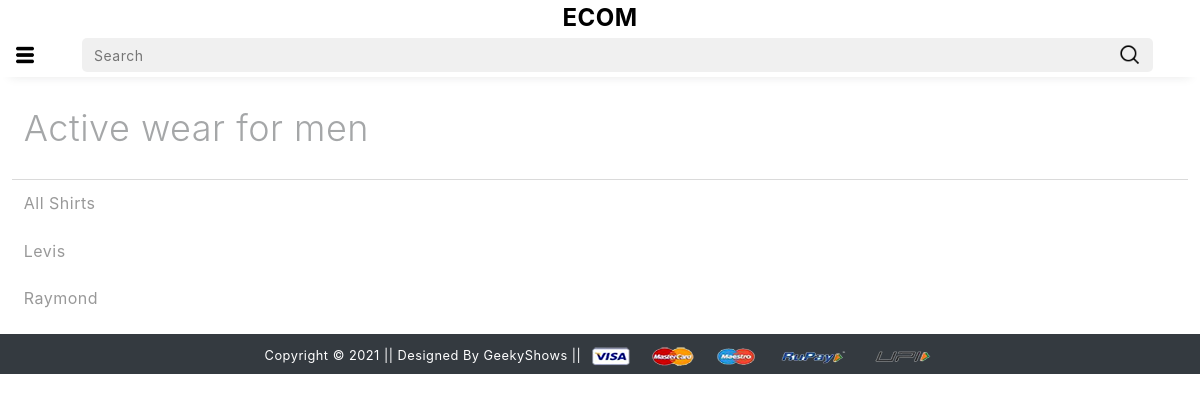
Page /mactivewear/ on the earlier database version.
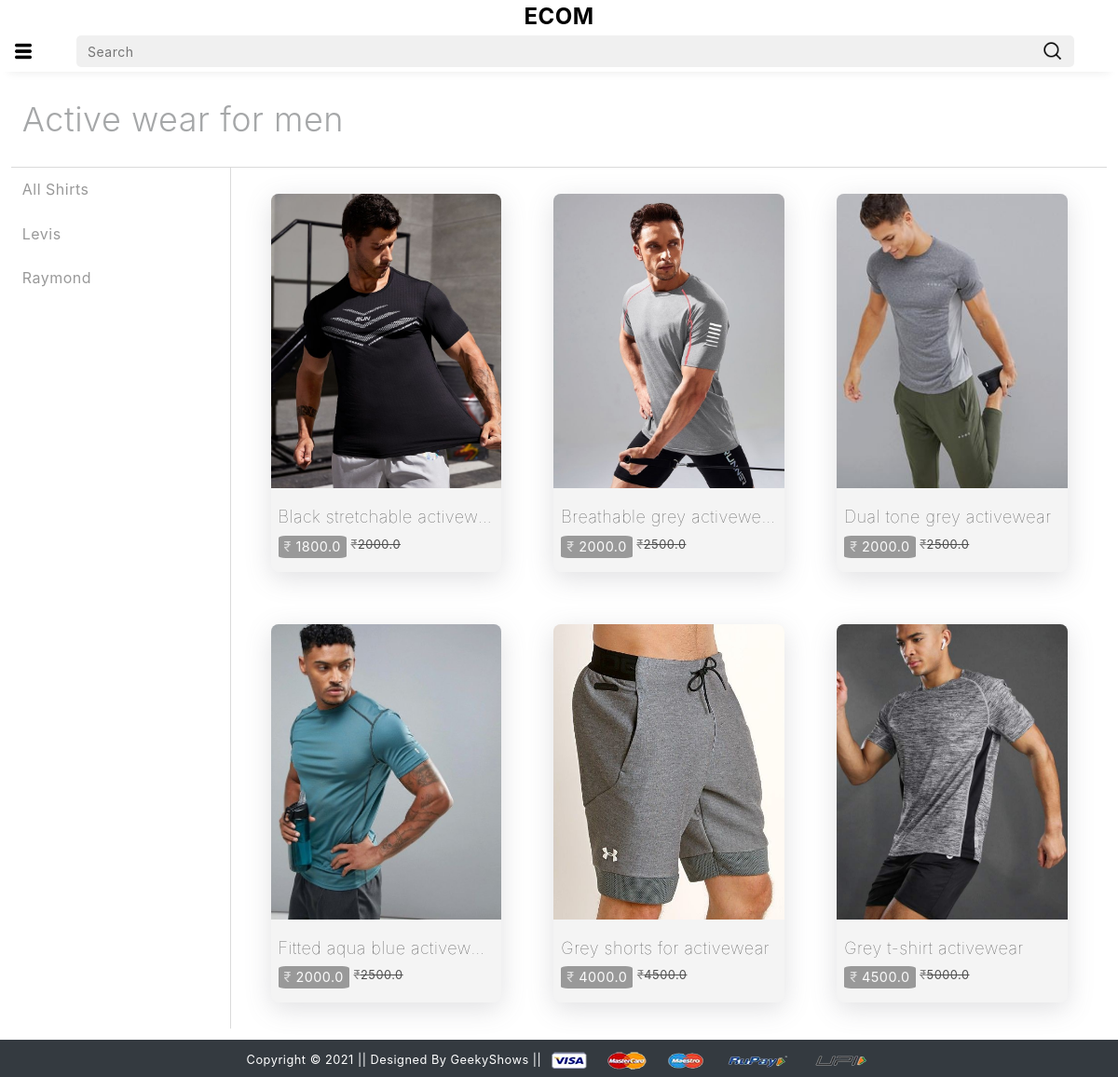
Same page on the later database version.
### app/models.py (models this page shows)
class Product(models.Model):
    title=models.CharField(max_length=100)
    selling_price=models.FloatField()
    discounted_price=models.FloatField()
    description=models.TextField()
    brand=models.CharField(max_length=100)
    category=models.CharField(choices=CATEGORY_CHOICES,max_length=3)
    product_image=models.ImageField(upload_to='productimg')

### app/views.py (the view)
# urls.py: path('mactivewear/', views.mactivewear, name='mactivewear'),
def mactivewear(request,data=None):
    if data == None:
        mactivewear = Product.objects.filter(category='MA')
    elif data == 'Levis' or data == 'Raymond':
        mactivewear = Product.objects.filter(category='MA').filter(brand=data)
    return render(request, 'app/mactivewear.html',{'mactivewear':mactivewear})

### app/templates/app/mactivewear.html (shortened to what this page needs)
{% extends 'app/base.html' %}
{% load static %}
{% block main-content %}
<div class="all-products-main">
    <div class="all-products-header">Active wear for men</div>
    <div class="all-products-body">
      <div class="all-filters">
        <a
          href="{% url 'wdress'%}"
          class=""
          >All Shirts</a
        >
        <a
          href="{% url 'wdressdata' 'Levis' %}"
          class=""
          >Levis</a
        >
        <a
          href="{% url 'wdressdata' 'Raymond' %}"
          class=""
          >Raymond</a
        >
      </div>
      <div class="all-items">
        {% for product in mactivewear %}
        <a class="each-slide-item" href="{% url 'product-detail' product.id %}">
          <div class="slide-item-img">
            <img src="{{product.product_image.url}}" alt="not found" />
          </div>
          <div class="slide-item-details">
            <div class="slide-item-title light w-100">
              {{product.title}}
            </div>
            <div class="slide-item-price-outer">
              <div class="slide-item-price light">
                <span class="light">&#8377;</span> {{product.discounted_price}}
              </div>
              <small class="light">
                <span class="light">&#8377;</span>{{product.selling_price}}
              </small>
            </div>
          </div>
        </a>
        {% endfor %}
      </div>
    </div>
  </div>
{% endblock main-content %}

Differences in the rows shown:
added Product: product_image (picture), title "Black stretchable activew…", discounted_price "1800.0", selling_price "2000.0"
added Product: product_image (picture), title "Breathable grey activewear", discounted_price "2000.0", selling_price "2500.0"
added Product: product_image (picture), title "Dual tone grey activewear", discounted_price "2000.0", selling_price "2500.0"
added Product: product_image (picture), title "Fitted aqua blue activew…", discounted_price "2000.0", selling_price "2500.0"
added Product: product_image (picture), title "Grey shorts for activewear", discounted_price "4000.0", selling_price "4500.0"
added Product: product_image (picture), title "Grey t-shirt activewear", discounted_price "4500.0", selling_price "5000.0"
